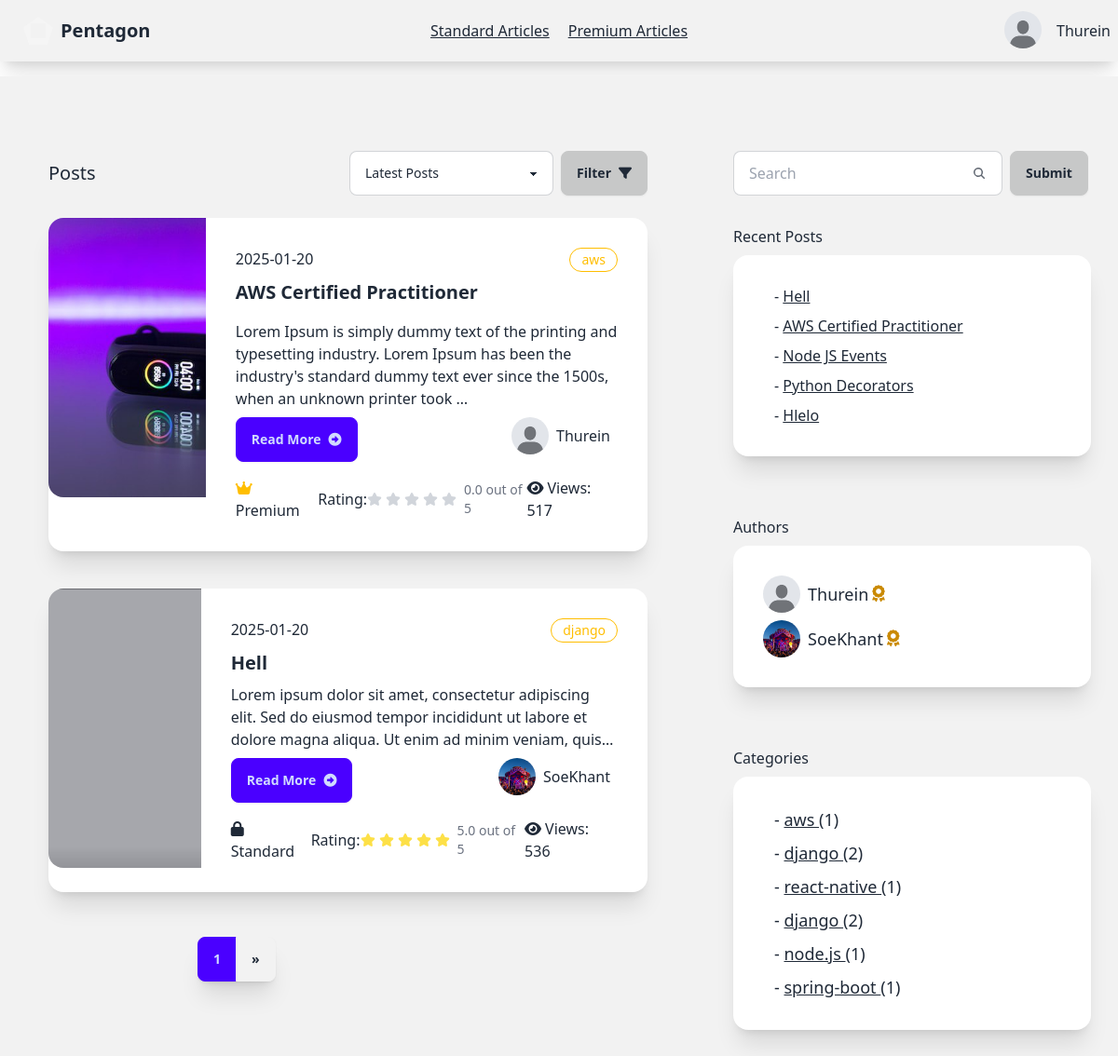
The app's page /reader/ (signed in) with its own data.
### account/models.py (models this page shows)
class AccountStatus(models.Model):
    is_verified=models.BooleanField(default=False)
    profile=models.ImageField(max_length=100, blank=True,default="account/default.jpeg",null=True,upload_to="media/account")
    user=models.ForeignKey(User, on_delete=models.CASCADE,related_name="account_status")
    rank=models.CharField(max_length=20,blank=True, default="Silver")
    created_at=models.DateTimeField(auto_now=True)
    def __str__(self):
        return self.user.username

### writer/models.py (models this page shows, shortened)
class Article(models.Model):
    CATEGORY_CHOICES = [
        ('flutter', 'Flutter'),
        ('react-native', 'React Native'),
        ('node.js', 'Node.JS'),
        ('spring-boot','Spring Boot'),
        ('laravel','Laravel'),
        ('django',"Django"),
        ('aws',"AWS"),
        ('web-development','Web Development'),
        ('mobile-development','Mobile Development'),
        ('cloud','Cloud Architect')
    ]
    title=models.CharField(max_length=100)
    content=models.TextField(
        validators=[
            MinLengthValidator(40, message="Content must be at least 40 characters long.")
        ]
    )
    author=models.ForeignKey(User, on_delete=models.CASCADE)
    view_count = models.PositiveIntegerField(default=0)
    posted_at=models.DateTimeField(auto_now_add=True)
    is_premium=models.BooleanField(default=False)
    is_standard=models.BooleanField(default=False)
    photo=models.ImageField(default='article/default.jpeg', blank=True, null=True,upload_to="article/")
    category = models.CharField(
        max_length=20,
        choices=CATEGORY_CHOICES,
        default='web-development',
        blank=False,
        null=False
    )
    def get_rating(self):
        reviews = self.article_review.all()
        if reviews:
            total_rating = sum(review.rating for review in reviews)
            return total_rating / len(reviews)
        else:
            return 0
    def get_author_name(self):
        return self.author.username
    def get_article_count_by_category(self):
        return Article.objects.filter(category=self.category).count()
    def get_account_status(self):
        try:
            return self.author.account_status.first()
        except AccountStatus.DoesNotExist:
            return None
    def __str__(self):
        return self.title

class ArticleReview(models.Model):
    article=models.ForeignKey(Article, on_delete=models.CASCADE,related_name="article_review")
    user=models.ForeignKey(User, on_delete=models.CASCADE, related_name="article_reviewer")
    comment=models.TextField(blank=True, null=True)
    rating=models.FloatField(default=0,blank=True, null=True)
    author_reply=models.TextField(blank=True, null=True)
    posted_at=models.DateTimeField(auto_now_add=True)

class RecentArticle(models.Model):
    user=models.ForeignKey(User, on_delete=models.CASCADE)
    article=models.ForeignKey(Article, on_delete=models.CASCADE)
    created_at=models.DateTimeField(auto_now=True)

### reader/views.py (the view, shortened to what this page needs)
# urls.py: path('',views.client_home,name="client-home"),
@login_required(login_url="sign-in")
def client_home(request):
    recent_articles=RecentArticle.objects.filter(user=request.user).select_related("article").order_by("-created_at")[:5]
    query=request.GET.get("search","")
    articles=Article.objects.all()
    paginator=Paginator(articles,2)
    page_number=request.GET.get("page")
    page_object=paginator.get_page(page_number)
    users=User.objects.all()
    authors=Article.objects.filter(author__in=users).values('author').distinct()
    accounts=AccountStatus.objects.filter(user__in=authors)
    print(accounts)
    categories=Article.objects.values('category').distinct()
    context={
        'account_status':get_account_status(request),
        'accounts':accounts,
        'categories':categories,
        "page_objects":page_object,
        "recent_articles":recent_articles,
        "articles":articles,
        "show_spinner":True
    }
    return render(request, "reader/home.html",context)

### reader/views.py (called while the page is built)
def get_account_status(request):
    account_status = AccountStatus.objects.get(user=request.user)
    return account_status

### reader/templates/reader/home.html (shortened to what this page needs)
{% extends 'reader/base.html' %}
{% block content %}
    <div class=" bg-base-200 min-h-screen flex w-100 mt-4">
        <div class="grid grid-cols-8 gap-2 ">
            <div class="col-start-1 col-span-5 mt-12 mx-5">
                <div class="card">
                    <div class="card-body">
                       <div class="flex justify-between items-center">
                        <p class="text-xl">Posts</p>
                        <div class="flex w-80">
                          <select id="postFilter" class="select select-bordered w-full max-w-xs ">
                            <option  selected>Latest Posts</option>
                          </select>
                          <button id="applyFilterBtn" class="btn btn-active ml-2">Filter <i class="fa-solid fa-filter"></i></button>
                        </div>
                       </div>
                        {% for article in page_objects %}
              <div class="card card-side bg-base-100 shadow-xl my-4">
                <figure class="w-11/12 h-5/6">
                    <img
                      class="object-cover"
                      style="min-height:300px;"
                      src="{{article.photo.url}}"
                      alt="Movie" />
                  </figure>
                <div class="card-body">
                  <div class="flex">
                    <p>{{article.posted_at|date:'Y-m-d'}}</p>
                    <div class="badge badge-warning badge-outline p-3">{{article.category}}</div>
                  </div>
                  <h2 class="card-title font-bold">{{article.title}}</h2>
                  <p class="line-clamp-3">{{article.content|safe|truncatewords:30}}</p>
                  <div class="card-actions justify-between">
                    <a href="{% url 'post-detail' article.id %}" class="btn btn-primary"> Read More<i class="fa-solid fa-circle-right"></i></a>
                    <div>
                        <div class="flex-row flex items-center">
                            <div class="avatar">
                                <div class="w-10 rounded-full">
                                    <img
                                    style="object-fit: cover;width:100%;height:100%"
                                    alt="Tailwind CSS Navbar component"
                                    src="{{article.get_account_status.profile.url}}" />
                                </div>
                              </div>
                              <h2 class="mx-2">{{article.get_author_name}}</h2>
                        </div>
                    </div>
                  </div>
                  <div class="flex justify-between items-center mt-2">
                    <div>
                        {% if article.is_premium %}
                        <i class="fa-solid fa-crown text-warning"></i>
                        Premium
                        {% elif article.is_standard %}
                        <i class="fa-solid fa-lock"></i>
                        Standard
                        {% else %}
                        <i class="fa-solid fa-lock-open"></i>
                        Free
                        {% endif %}
                    </div>
                    <div class="flex items-center">
                      Rating:
                      <div class="flex">
                      </div>
                      <div class="">
                        <p class="ms-1 text-sm font-medium text-gray-500 dark:text-gray-400">
                          {{article.get_rating|floatformat:1}}
                          out of 5</p>
                      </div>
                    </div>
                    <div class="">
                        <i class="fa-solid fa-eye mr-1"></i>Views:
                       {{article.view_count}}
                    </div>
                  </div>
                </div>
              </div>
              {% endfor %}
                    </div>
                </div>
                  <div class="join ml-48 mb-12 shadow-xl">
                    <button class="join-item btn btn-primary">{{page_objects.number}}</button>
                    {% if page_objects.has_next %}
                    <a href="?page={{page_objects.next_page_number}}" class="join-item btn">»</a>
                    {% endif %}
                  </div>
            </div>
            <div class="col-start-6 col-span-2 mt-20">
                <div class="flex-row">
                  <div class="ml-8">
                    <form action="" class="flex" method="get">
                      <label class="input input-bordered flex items-center gap-2">
                        <input type="text" class="grow" name="search" placeholder="Search" />
                        <svg
                          xmlns="http://www.w3.org/2000/svg"
                          viewBox="0 0 16 16"
                          fill="currentColor"
                          class="h-4 w-4 opacity-70">
                          <path
                            fill-rule="evenodd"
                            d="M9.965 11.026a5 5 0 1 1 1.06-1.06l2.755 2.754a.75.75 0 1 1-1.06 1.06l-2.755-2.754ZM10.5 7a3.5 3.5 0 1 1-7 0 3.5 3.5 0 0 1 7 0Z"
                            clip-rule="evenodd" />
                        </svg>
                      </label>
                      <input type="submit" value="Submit" class="btn btn-active ml-2">
                    </form>
                  </div>
                  <div class="card">
                    <div class="card-body">
                        Recent Posts
                        <div class="card bg-base-100 w-96 shadow-xl">
                            <div class="card-body">
                               {% for article in recent_articles %}
                               <div class="flex-row flex items-center">
                                     <h2 class="mx-3">- <a href="{% url 'post-detail' article.article.id %}" class="link">{{article.article}}</a></h2>
                               </div>
                               {% endfor %}
                            </div>
                          </div>
                      </div>
                    </div>
                  <div class="card">
                    <div class="card-body">
                        Authors
                        <div class="card bg-base-100 w-96 shadow-xl">
                            <div class="card-body">
                               {% for account in accounts %}
                               <div class="flex-row flex items-center">
                                <div class="avatar">
                                    <div class="w-10 rounded-full">
                                      <img src="{{account.profile.url}}" />
                                    </div>
                                  </div>
                                     <h2 class="mx-2 text-lg flex items-center">{{account.user.username}}
                                      {% if account.rank == "Platinum" %}
                                     <i class="fa-solid fa-trophy text-warning ml-1"></i>
                                     {% elif account.rank == "Gold" %}
                                     <i class="fa-solid fa-award  text-yellow-600	ml-1"></i>
                                     {% else %}
                                     <i class="fa-solid fa-medal ml-1"></i>
                                     </h2>
                                     {% endif %}
                               </div>
                               {% endfor %}
                            </div>
                          </div>
                      </div>
                    </div>
                    <div class="card">
                      <div class="card-body">
                          Categories
                          <div class="card bg-base-100 w-96 shadow-xl">
                              <div class="card-body">
                                 {% for category in articles %}
                                 <div class="flex-row flex items-center">
                                       <h2 class="mx-3 text-lg">- <a href="{% url 'category' category.category  %}" class="link">{{category.category}} </a>({{category.get_article_count_by_category}})</h2>
                                 </div>
                                 {% endfor %}
                              </div>
                            </div>
                        </div>
                      </div>
                </div>
                </div>
            </div>
    </div>
{% endblock  %}

### reader/templates/reader/base.html (shortened to what this page needs)
{% load static %}
<!DOCTYPE html>
<html lang="en">
<head>
    <link href="https://cdn.jsdelivr.net/npm/daisyui@latest/dist/full.min.css" rel="stylesheet" type="text/css" />
    <link href="{% static 'fontawesomefree/css/fontawesome.css' %}" rel="stylesheet" type="text/css">
    <link href="{% static 'fontawesomefree/css/brands.css' %}" rel="stylesheet" type="text/css">
    <link href="{% static 'fontawesomefree/css/solid.css' %}" rel="stylesheet" type="text/css">
</head>
<body>
    <div class="navbar bg-base-200 shadow-xl">
        <div class="navbar-start">
          <a href="{% url 'home' %}" class="btn btn-ghost text-xl"><div class="mask mask-pentagon w-8 h-8 border-8 border-neutral-100	"></div>Pentagon</a>
        </div>
        <div class="navbar-center gap-5">
            <a id="standard" href="{% url 'standard-posts' %}" class=" link ">Standard Articles</a>
            <a  href="{% url 'premium-posts' %}" class="link">Premium Articles</a>
          </div>
        <div class="navbar-end gap-3">
          {% if user.is_authenticated %}
          <div class="dropdown dropdown-end">
            <div tabindex="0" role="button" class="btn btn-ghost btn-circle avatar">
              <div class="w-10 rounded-full">
                <img
                  style="object-fit: contain;width:100%;height:100%"
                  alt="Tailwind CSS Navbar component"
                  src="{{account_status.profile.url}}" />
              </div>
            </div>
          </div>
          {{user}}
          {% else %}
          <a href="{% url 'sign-up' %}" class="btn">Sign Up</a>
          <a href="{% url 'sign-in' %}" class="btn">Sign In</a>
          {% endif %}
        </div>
       </div>
    {% block content %}
    {% endblock  %}
    <script src="https://cdn.tailwindcss.com"></script>
</body>
</html>

### records on screen
AccountStatus: profile (placeholder picture), user.username "Thurein", rank "Gold" (drawn)
Article: photo (picture), posted_at "2025-01-20", category "aws", title "AWS Certified Practitioner", content "Lorem Ipsum is simply dummy text of the printing and typesetting industry. Lorem Ipsum has been the industry's standard dummy text ever since the 1500s, when an unknown printer took …", get_account_status.profile (placeholder picture), get_author_name "Thurein", is_premium True (drawn), get_rating "0.0", view_count "517", get_article_count_by_category "1"
Article: photo (picture), posted_at "2025-01-20", category "django", title "Hell", content "Lorem ipsum dolor sit amet, consectetur adipiscing elit. Sed do eiusmod tempor incididunt ut labore et dolore magna aliqua. Ut enim ad minim veniam,…", get_account_status.profile (picture), get_author_name "SoeKhant", is_premium False (drawn), get_rating "5.0", view_count "536", get_article_count_by_category "2"
RecentArticle: article "Hell"
RecentArticle: article "AWS Certified Practitioner"
RecentArticle: article "Node JS Events"
RecentArticle: article "Python Decorators"
RecentArticle: article "Hlelo"
AccountStatus: profile (picture), user.username "SoeKhant", rank "Gold" (drawn)
Article: category "react-native", get_article_count_by_category "1"
Article: category "django", get_article_count_by_category "2"
Article: category "node.js", get_article_count_by_category "1"
Article: category "spring-boot", get_article_count_by_category "1"

### other values on screen
{{ user }} "Thurein"
{{ page_objects.number }} "1"
